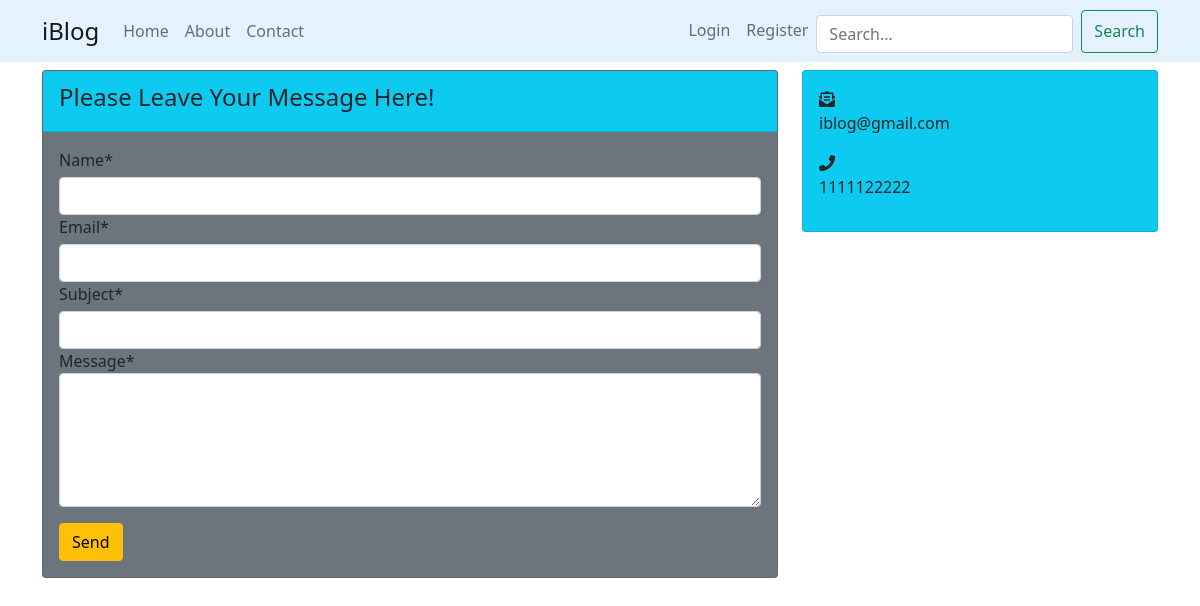
The app's page /contact/, older data.
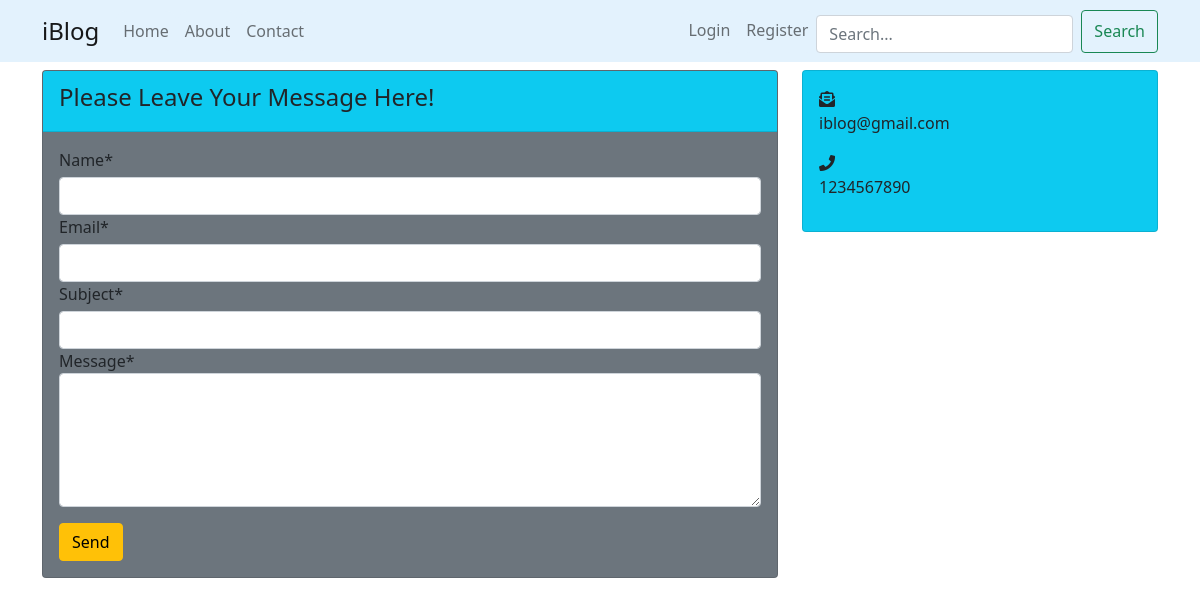
The same page, newer data.
### users/models.py (models this page shows, shortened)
class AdminContact(models.Model):
    email = models.EmailField()
    phone = models.CharField(max_length=13)

### users/views.py (the view, shortened to what this page needs)
# urls.py: path('contact/', views.contact, name='contact')
def contact(request):
    form = ContactForm()
    context = {
        'title': 'Contact',
        'form': form,
        'admin_contacts': AdminContact.objects.all()
    }
    return render(request, 'users/contact.html', context)

### users/forms.py
class ContactForm(forms.ModelForm):
    class Meta:
        model = Contact
        widgets = {
          'message': forms.Textarea(attrs={'rows':5, 'cols':15}),
        }
        fields = '__all__'

### users/templates/users/contact.html (shortened to what this page needs)
{% extends 'blog/base.html' %}
{% load crispy_forms_tags %}
{% block content %}
  <div class="card mb-3 bg-secondary">
    <div class="card-header bg-info">
      <legend>Please Leave Your Message Here!</legend>
    </div>
    <div class="card-body">
      <form action="{% url 'contact' %}" method="POST">
        {{ form|crispy }}
        <div class="form-group mt-3">
          <button class="btn btn-warning" type="submit">Send</button>
        </div>
      </form>
    </div>
  </div>
{% endblock content %}
{% block side %}
{% if admin_contacts %}
  {% for admin_contact in admin_contacts %}
    <div class="card bg-info">
      <div class="card-body">
        <i class="fas fa-envelope-open-text"></i>
        <p>{{ admin_contact.email }}</p>
        <i class="fas fa-phone"></i>
        <p>{{ admin_contact.phone }}</p>
      </div>
    </div>
  {% endfor %}
{% endif %}
{% endblock side %}

Row changes from the older to the newer data that the page shows:
changed AdminContact "iblog@gmail.com": phone "1111122222" → "1234567890"
